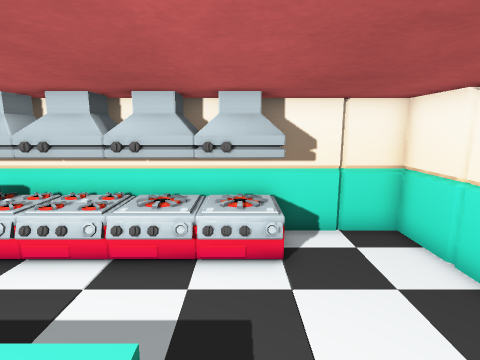
View 1 (above)

12 first-person views from a walk through a scene from a Unity 3-D project. The camera is 1.5 m above the floor, tilts 10° down and sees 80° across. The floor is counted in squares, 0.5 m on a side. Each view is taken from the middle of a square. On the plan, view 1 faces up. The plan holds only what a view shows up to about 20 squares ahead; the rest is blank. The place goes on beyond the plan. The player is left out. Some animated figures are not drawn. Some surface patterns are stand-ins.

View 2
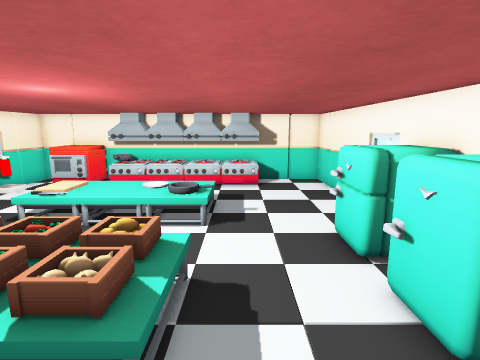

View 3
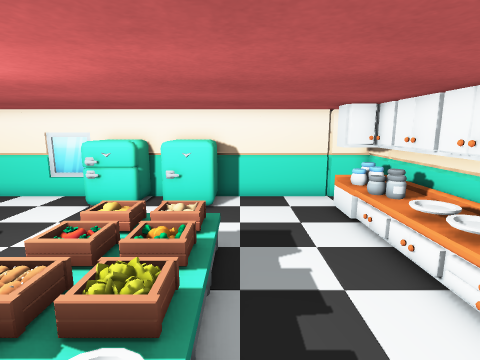

View 4
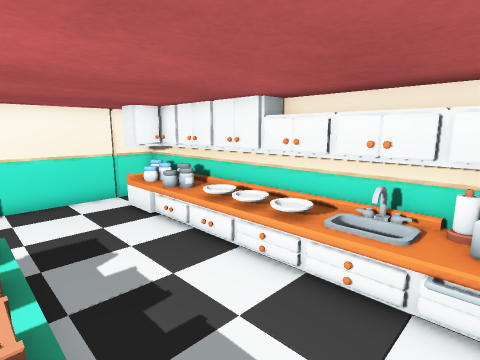

View 5
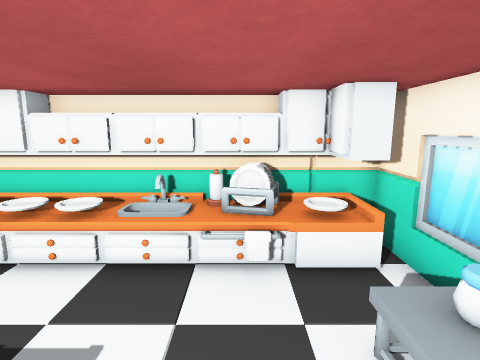

View 6
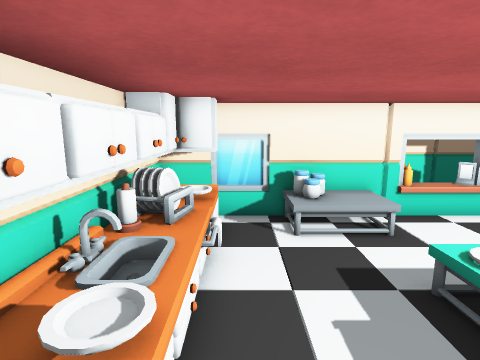

View 7
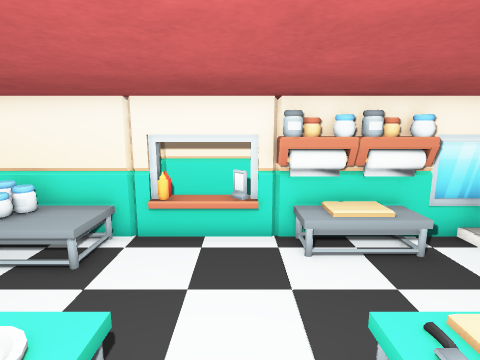

View 8
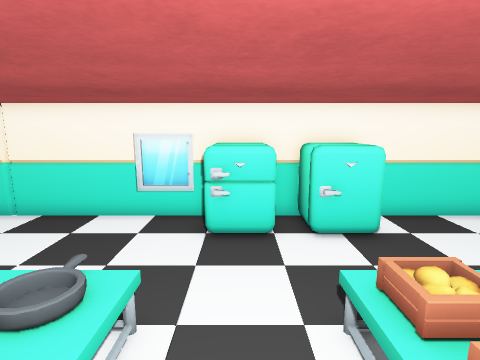

View 9
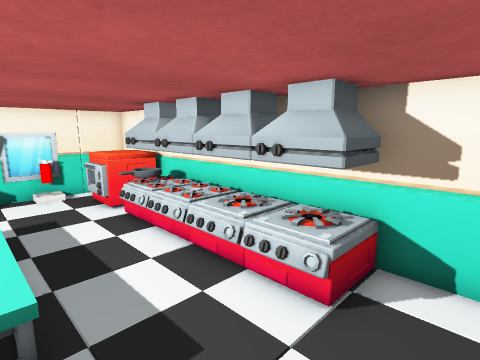

View 10
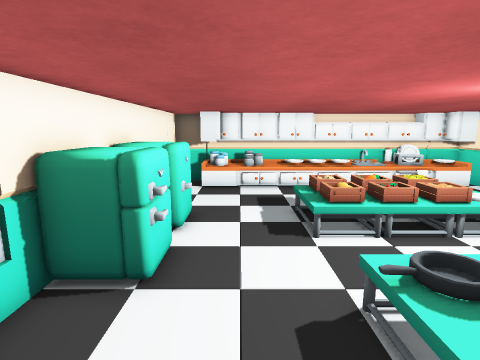

View 11
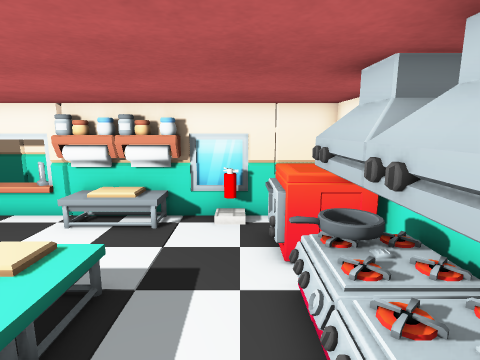

View 12
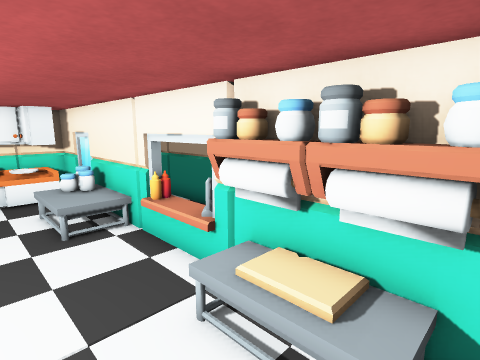

### Floor plan
Key: @ floor where view 1 was taken; # wall or solid block; . floor; = window, fence, low wall or low ledge.
Columns run from 12 left of view 1 to 5 right of it. Each row starts with its distance up from view 1.
  8              #####
  7   ############...#
  6 ###=##########...#
  5 ##...............#
  4 #................#
  3 ##...............#
  2 ##...       .....#
  1  #...     ##.....#
  0 ##...     ##@....#
 -1 ##....    .....==#
 -2 #..... .. .....=##
 -3 #..... ........###
 -4 #.... #=##=#...###
 -5 #.... ######...=##
 -6 #  ..  =##=#...==#
 -7 ###..............#
 -8 #=#..............#
 -9 #................#
-10 #................#
-11 #########==#####.#
-12  ###############.#
-13                ###

Where each view was taken, in squares from view 1:
view 1: 0 up, 0 right, facing up
view 2: 9 down, 0 right, facing up
view 3: 7 down, 8 left, facing right
view 4: 6 down, 8 left, facing down-right
view 5: 5 down, 8 left, facing down
view 6: 10 down, 2 left, facing left
view 7: 2 down, 4 left, facing left
view 8: 2 down, 5 left, facing right
view 9: 2 up, 3 right, facing up-left
view 10: 4 up, 1 right, facing down
view 11: 5 up, 2 left, facing left
view 12: 3 up, 8 left, facing down-left
